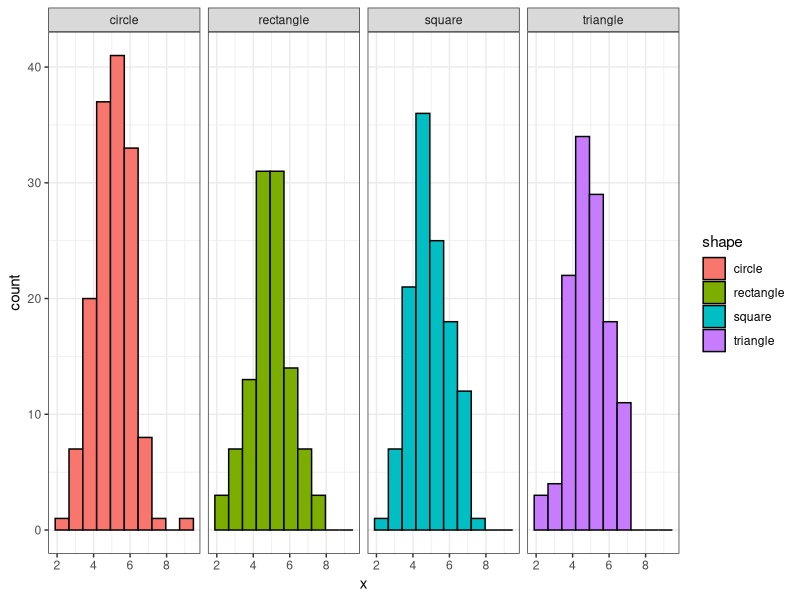
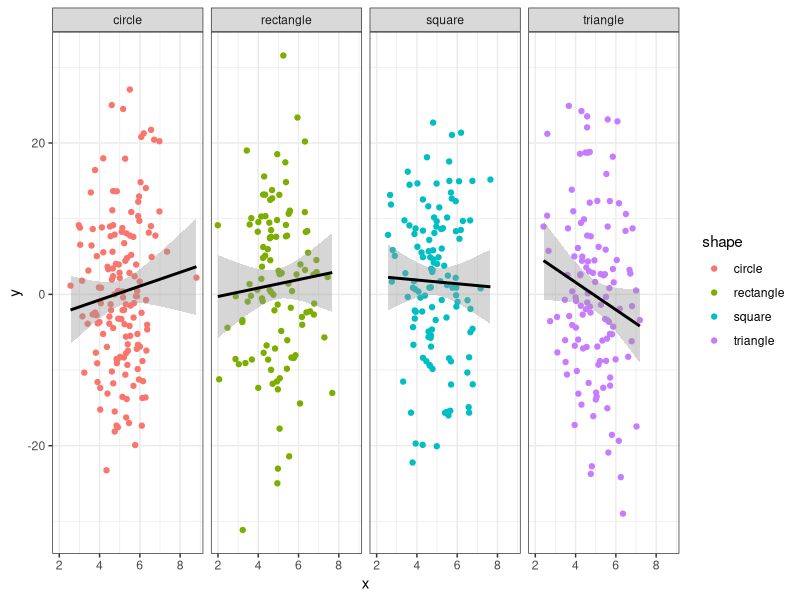
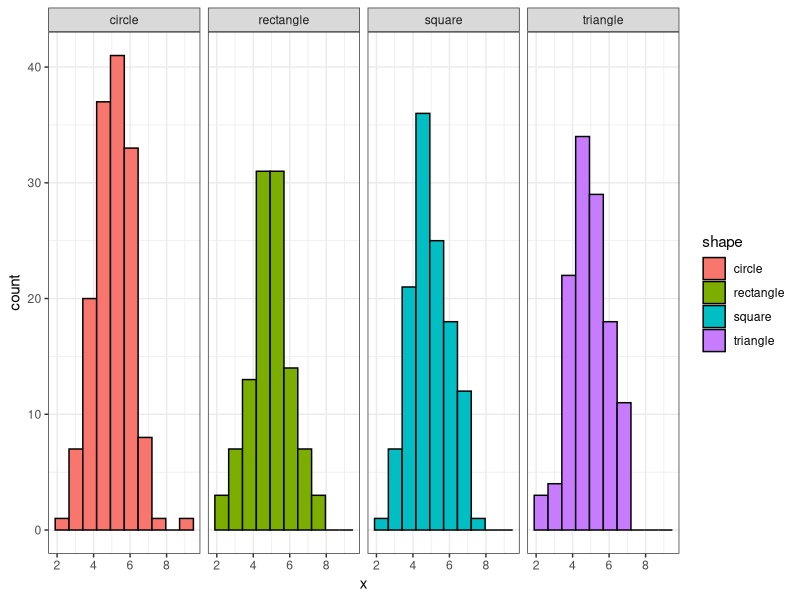
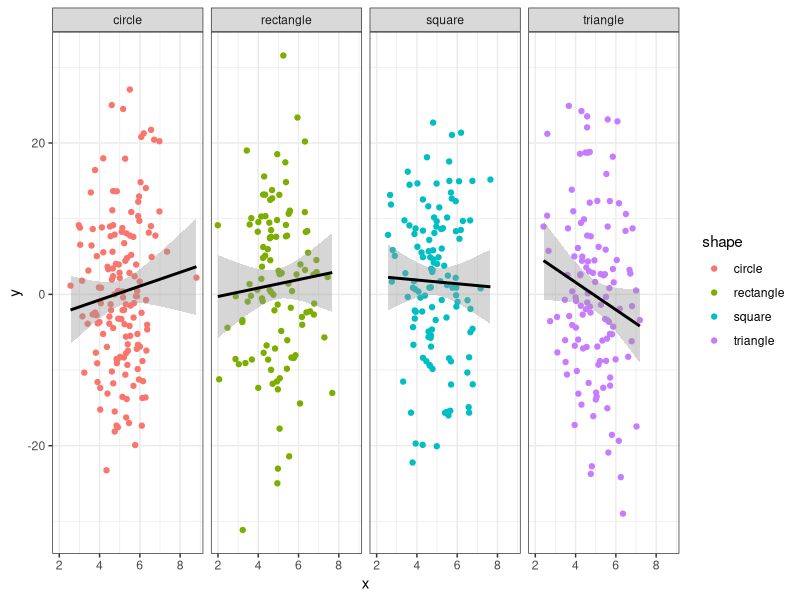

Recreate these plots in R, in order.
# load packages
library("ggplot2")

# load data

clean_data<-read.csv("Data/clean_data.csv")

# histogram by shape 

h1<-ggplot(data = clean_data, aes(x=x, fill=shape))+
  geom_histogram(color="black", bins=10)+theme_bw()+
  facet_grid(cols=vars(shape))
h1

ggsave("Figures/hist_of_x.pdf")

# scatterplot 

s2<-ggplot(data = clean_data, aes(x=x, y=y, color=shape))+
  geom_point()+
  geom_smooth(method="lm", color="black")+theme_bw()+
  facet_grid(cols=vars(shape))
s2

ggsave("Figures/scatter.png")
